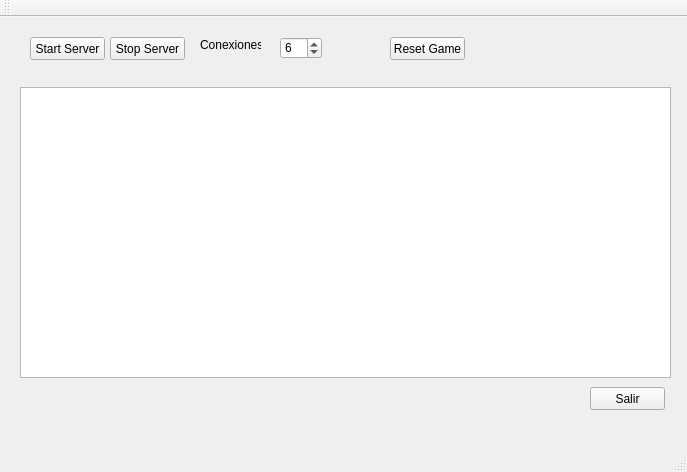
<?xml version="1.0" encoding="UTF-8"?>
<ui version="4.0">
 <class>MainWindow</class>
 <widget class="QMainWindow" name="MainWindow">
  <property name="geometry">
   <rect>
    <x>0</x>
    <y>0</y>
    <width>687</width>
    <height>472</height>
   </rect>
  </property>
  <property name="windowTitle">
   <string>MainWindow</string>
  </property>
  <widget class="QWidget" name="centralWidget">
   <widget class="QTextEdit" name="textEdit">
    <property name="geometry">
     <rect>
      <x>20</x>
      <y>70</y>
      <width>651</width>
      <height>291</height>
     </rect>
    </property>
    <property name="readOnly">
     <bool>true</bool>
    </property>
   </widget>
   <widget class="QPushButton" name="btnStart">
    <property name="geometry">
     <rect>
      <x>30</x>
      <y>20</y>
      <width>75</width>
      <height>23</height>
     </rect>
    </property>
    <property name="text">
     <string>Start Server</string>
    </property>
   </widget>
   <widget class="QPushButton" name="btnStop">
    <property name="geometry">
     <rect>
      <x>110</x>
      <y>20</y>
      <width>75</width>
      <height>23</height>
     </rect>
    </property>
    <property name="text">
     <string>Stop Server</string>
    </property>
   </widget>
   <widget class="QPushButton" name="btnQuit">
    <property name="geometry">
     <rect>
      <x>590</x>
      <y>370</y>
      <width>75</width>
      <height>23</height>
     </rect>
    </property>
    <property name="text">
     <string>Salir</string>
    </property>
   </widget>
   <widget class="QLabel" name="label">
    <property name="geometry">
     <rect>
      <x>200</x>
      <y>20</y>
      <width>61</width>
      <height>16</height>
     </rect>
    </property>
    <property name="text">
     <string>Conexiones :</string>
    </property>
   </widget>
   <widget class="QSpinBox" name="spinBox">
    <property name="geometry">
     <rect>
      <x>280</x>
      <y>20</y>
      <width>42</width>
      <height>22</height>
     </rect>
    </property>
    <property name="maximum">
     <number>9</number>
    </property>
    <property name="value">
     <number>6</number>
    </property>
   </widget>
   <widget class="QPushButton" name="btnReset">
    <property name="geometry">
     <rect>
      <x>390</x>
      <y>20</y>
      <width>75</width>
      <height>23</height>
     </rect>
    </property>
    <property name="text">
     <string>Reset Game</string>
    </property>
   </widget>
  </widget>
  <widget class="QMenuBar" name="menuBar">
   <property name="geometry">
    <rect>
     <x>0</x>
     <y>0</y>
     <width>687</width>
     <height>21</height>
    </rect>
   </property>
  </widget>
  <widget class="QToolBar" name="mainToolBar">
   <attribute name="toolBarArea">
    <enum>TopToolBarArea</enum>
   </attribute>
   <attribute name="toolBarBreak">
    <bool>false</bool>
   </attribute>
  </widget>
  <widget class="QStatusBar" name="statusBar"/>
 </widget>
 <layoutdefault spacing="6" margin="11"/>
 <resources/>
 <connections/>
</ui>
